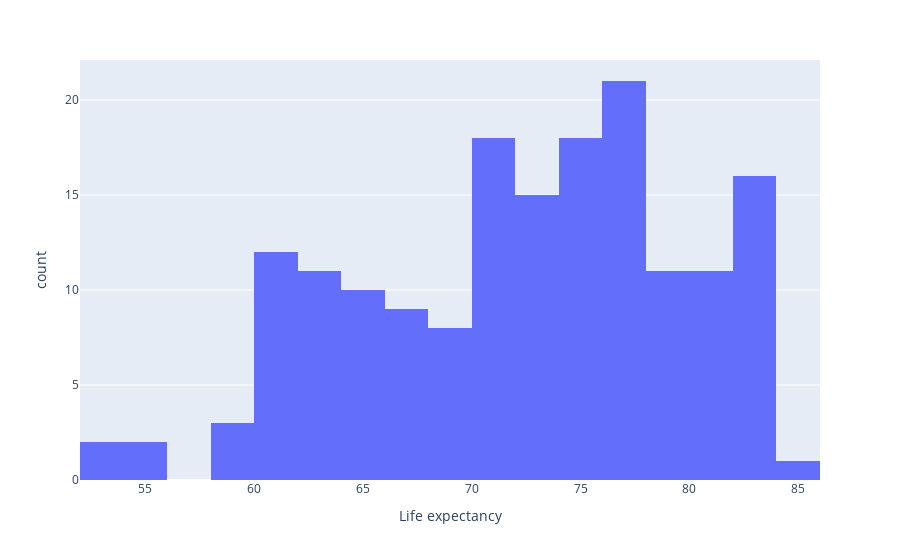

Notebook source saved alongside this figure:
### Code cell
import plotly.express as px
fig=px.histogram(data,x='Life expectancy')
fig.show()

### Figure 1 — Plotly figure (JSON) as saved in the notebook; plotly's stock layout.template omitted (floating-point values rounded to 4 significant figures; data arrays with more than 128 entries replaced by an {"elided": "..."} marker saying what was removed)
{"data": [{"alignmentgroup": "True", "bingroup": "x", "hovertemplate": "Life expectancy=%{x}<br>count=%{y}<extra></extra>", "legendgroup": "", "marker": {"color": "#636efa", "pattern": {"shape": ""}}, "name": "", "offsetgroup": "", "orientation": "v", "showlegend": false, "type": "histogram", "x": {"elided": "168 float values"}, "xaxis": "x", "yaxis": "y"}], "layout": {"barmode": "relative", "legend": {"tracegroupgap": 0}, "margin": {"t": 60}, "xaxis": {"anchor": "y", "domain": [0, 1], "title": {"text": "Life expectancy"}}, "yaxis": {"anchor": "x", "domain": [0, 1], "title": {"text": "count"}}}}
